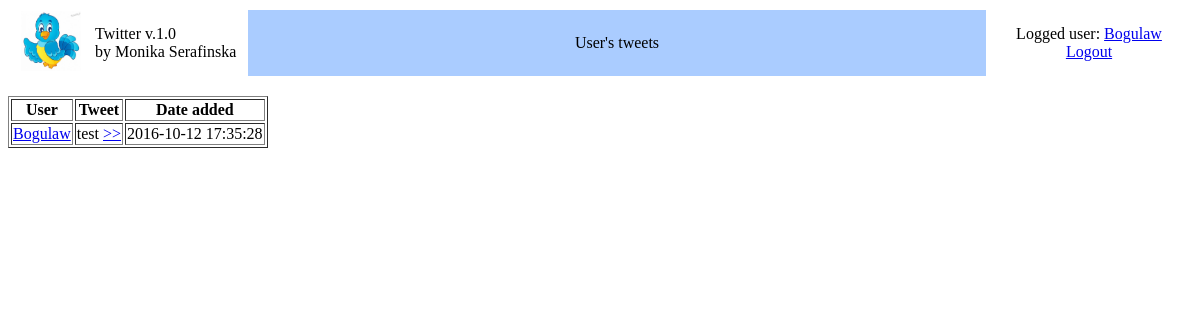
/UserTweets.php?userId=36 (signed in), run on an earlier commit of the app's database.
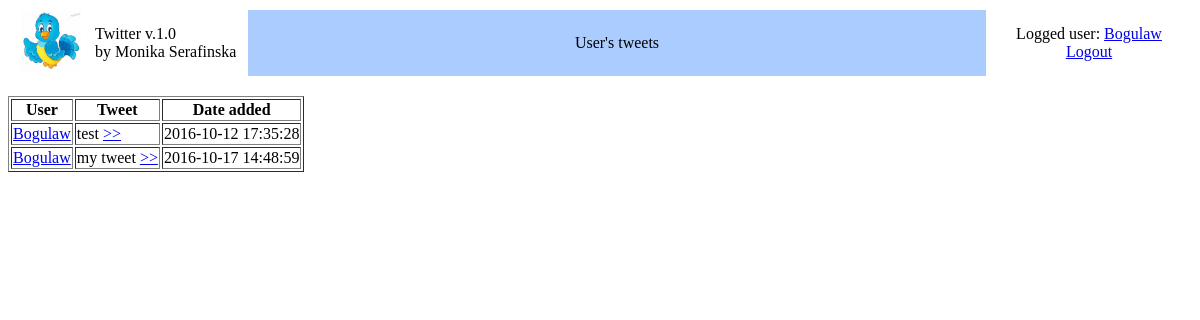
And on a later commit of the database.
### tables this page shows
CREATE TABLE IF NOT EXISTS `Tweet` (
  `id` int(11) NOT NULL AUTO_INCREMENT,
  `userId` int(11) NOT NULL,
  `text` varchar(255) DEFAULT NULL,
  `creationDate` datetime DEFAULT NULL,
  PRIMARY KEY (`id`),
  KEY `userId` (`userId`)
);

CREATE TABLE IF NOT EXISTS `Users` (
  `id` int(11) NOT NULL AUTO_INCREMENT,
  `username` varchar(255) DEFAULT NULL,
  `hashed_password` varchar(255) DEFAULT NULL,
  `email` varchar(255) DEFAULT NULL,
  PRIMARY KEY (`id`),
  UNIQUE KEY `email` (`email`)
);

### src/Tweet.php (called while the page is built, shortened)
<?php
class Tweet {
    private $id;
    private $userId;
    private $text;
    private $creationDate;
    private $username;
    public function __construct() {
        $this->id = -1;
        $this->userId = "";
        $this->text = "";
        $this->creationDate = "";
    }
    public function getId() {
        return $this->id;
    }
    public function getUserId() {
        return $this->userId;
    }
    public function getText() {
        return $this->text;
    }
    public function getCreationDate() {
        return $this->creationDate;
    }
    public function getUsername() {
        return $this->username;
    }
    static public function loadAllTweetsByUserId(mysqli $connection, $userId) {
        $sql = "SELECT t.*, u.username FROM Tweet as t, Users as u WHERE t.userId = u.id AND userId=$userId";
        $ret = [];
        $result = $connection->query($sql);
        if ($result == true && $result->num_rows != 0) {
            foreach ($result as $row) {
                $loadedTweets = new Tweet();
                $loadedTweets->id = $row['id'];
                $loadedTweets->userId = $row['userId'];
                $loadedTweets->text= $row['text'];
                $loadedTweets->creationDate= $row['creationDate'];
                $loadedTweets->username = $row['username'];
                $ret[] = $loadedTweets;
            }
        }
        return $ret;
    }
}

### src/UserTweets.php (the view, shortened to what this page needs)
<!DOCTYPE html>
<html>
    <head>
    </head>
    <body>
<?php
require_once 'connection.php';
require_once 'User.php';
require_once 'Tweet.php';
require_once 'misc.php';
if (isset($_SESSION['userId'])) {
    $activeUser = User::loadUserById($conn, $_SESSION['userId']);
    printHeaderLoggedUser("User's tweets", $activeUser->getUsername());
} else {
    printHeaderNotLoggedUser("User's tweets");
    die('No logged user');
}
if ($_SERVER['REQUEST_METHOD'] == 'POST') {
    $userId = $_POST['userId'];
    if (isset($_POST['message'])>0) {
        $message = $_POST['message'];
        $newMessage = new Messages();
        $newMessage->setSenderUserId($_SESSION['userId']);
        $newMessage->setRecipientUserId($userId);
        $newMessage->setText($_POST['message']);
        $newMessage->setCreationDate(date('Y-m-d H:i:s'));
        if($newMessage->saveToDB($conn)) {
            echo "Your message has been sent.<br>";
        } else {
            echo "Error while sending the message.<br>" . $conn->error;
        }
    } else {
        echo '<span style="color:red">Empty text - no message sent.</span>';
    }
}  else {
    $userId = $_GET['userId'];
}
$userTweets = Tweet::loadAllTweetsByUserId($conn, $userId);
echo '<div>';
echo'<table border = 1>';
echo '<tr><th>User</th><th>Tweet</th><th>Date added</th>';
foreach ($userTweets as $tweet) {
echo '<tr>';
echo '<td><a href=UserTweets.php?userId=' . $tweet->getUserId() . '>' . $tweet->getUsername() . '</a></td>';
echo '<td>' . $tweet->getText() .' <a href=PageComment.php?tweetId=' . $tweet->getId() . '>>><a\></td>';
echo '<td>' . $tweet->getCreationDate() . '</td>';
echo '</tr>';
}
echo'</table>';
echo '</div>';
?>
</body>
</html>

What changed in the data, as far as the page shows it:
added tweet: userId.username "Bogulaw", text "my tweet", creationDate "2016-10-17 14:48:59"
